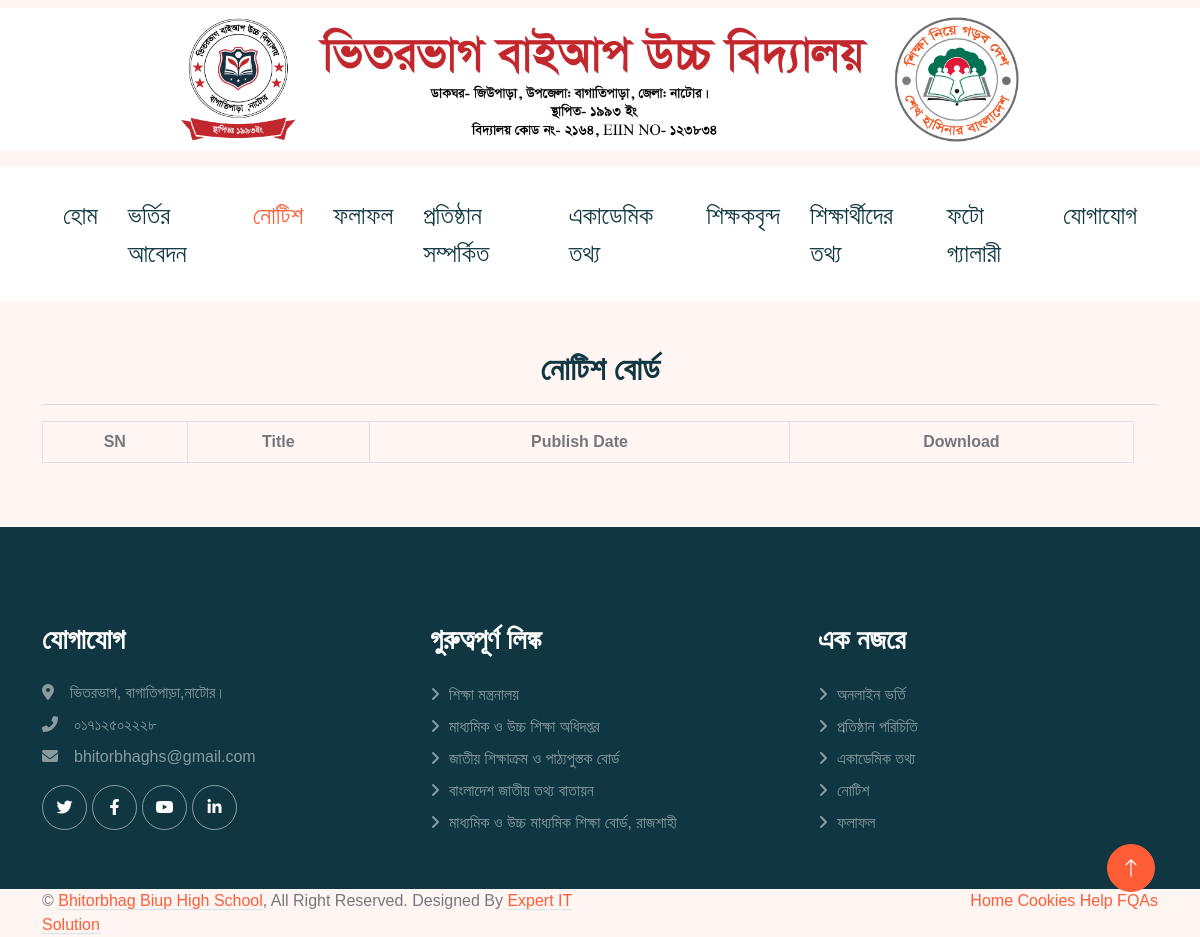
Before: /notice/ with the older database file.
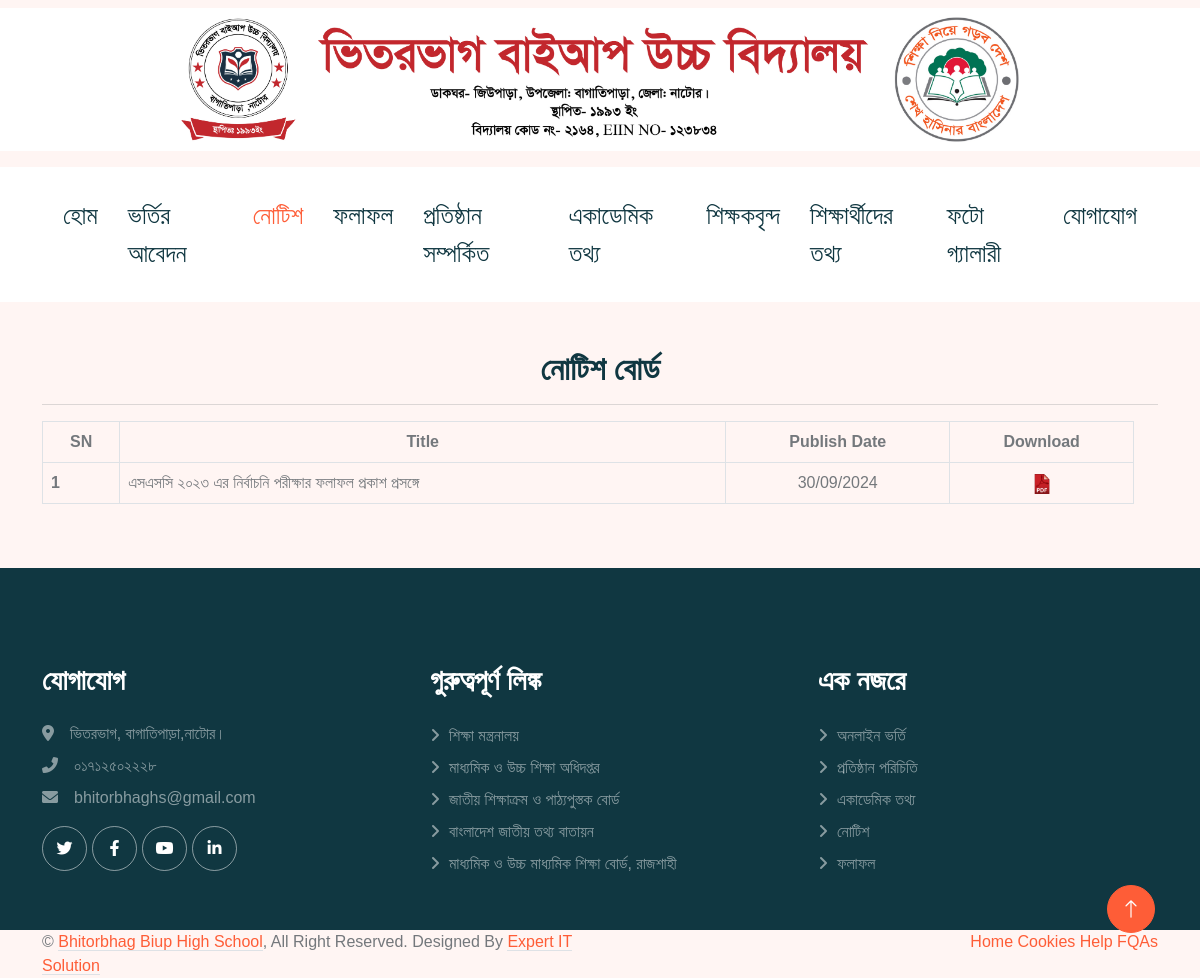
After: the same page with the newer database file.
### home/models.py (models this page shows, shortened)
class TimeStampedModel(models.Model):
    created_at = models.DateTimeField(auto_now_add=True,null=True)
    updated_at = models.DateTimeField(auto_now=True,null=True)
    class Meta:
        abstract = True

class Notice(TimeStampedModel):
    title = models.TextField(verbose_name="শিরোনাম")
    attachment = models.FileField(upload_to='Notice/',null=True,blank=True,verbose_name="নোটিশ তথ্য PDF")
    class Meta:
        ordering = ['-id']
        verbose_name_plural = 'নোটিশ বোর্ড'

### home/views.py (the view)
# urls.py: path('notice/',NoticeView.as_view(),name='notice'),
class NoticeView(TemplateView):
    template_name = 'notice.html'
    def get_context_data(self, **kwargs):
        context = super().get_context_data(**kwargs)
        context['notices'] = Notice.objects.all()
        return context

### home/contextprocessors.py (called while the page is built)
def social_and_contact(request):
    try:
        social_media = SocialMedia.objects.last()
    except SocialMedia.DoesNotExist:
        social_media = None
    try:
        contact_info = Contact.objects.last()
    except Contact.DoesNotExist:
        contact_info = None
    return {
        'social_media': social_media,
        'contact_info': contact_info
    }

### templates/notice.html (shortened to what this page needs)
{% extends "base.html" %}
{% load static %}
{% block body %}
    <div class="container-fluid bg-white p-0">
      {% include "include/navbar.html" %}
      <div class="container">
        <div class="row">
            <div class="col-md-12 mt-5 text-center">
                <h2 style="font-family: 'Kalpurush', sans-serif;">নোটিশ বোর্ড</h2>
                <hr>
            </div>
            <div class="row">
                <div class="col-md-12">
                    <table class="table table-bordered">
                        <thead class="text-center">
                          <tr>
                            <th scope="col" class="SL">SN</th>
                            <th scope="col" class="Title">Title</th>
                            <th scope="col"class="SL">Publish Date</th>
                            <th scope="col"class="SL">Download</th>
                          </tr>
                        </thead>
                        <tbody>
                          {% for notice in notices %}
                            <tr>
                                <th scope="row">{{ forloop.counter }}</th>
                                <td>{{ notice.title }}</td>
                                <td style="text-align: center;">{{ notice.created_at|date:"d/m/Y" }}</td>
                                <td style="text-align: center;">
                                    {% if notice.attachment %}
                                        <a href="{{ notice.attachment.url }}" target="_blank">
                                           <img src="{% static 'img/pdf.png' %}" style="width:20px;" alt="PDF">
                                        </a>
                                    {% else %}
                                        No attachment
                                    {% endif %}
                                </td>
                            </tr>
                         {% endfor %}
                        </tbody>
                      </table>
                </div>
            </div>
        </div>
    </div>
{% endblock body %}

Changed rows visible on the page:
added Notice: title "এসএসসি ২০২৩ এর নির্বাচনি পরীক্ষার ফলাফল প্রকাশ প্রসঙ্গে", created_at "30/09/2024"
